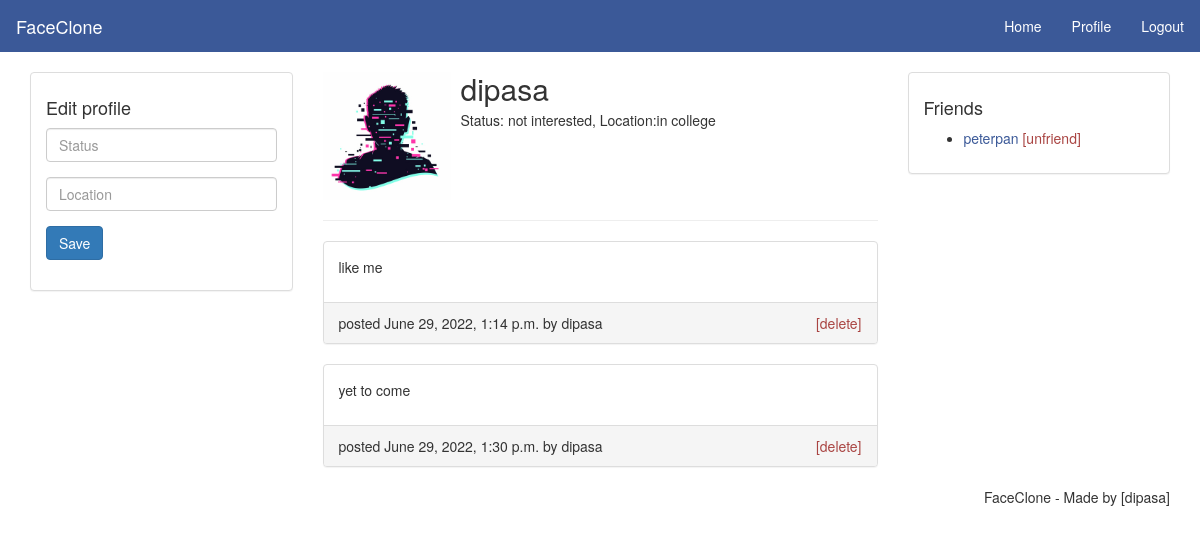
The app's page /profile (signed in) with its own data.
### social/models.py (models this page shows, shortened)
class UserProfile(models.Model):
    user = models.OneToOneField(User,on_delete=models.CASCADE)
    loc = models.CharField(max_length=20,blank=True)
    bio = models.TextField(max_length=300,blank=True)
    img = models.ImageField(upload_to='pics',default='lite.jpg')

class UserPost(models.Model):
    user = models.ForeignKey(User,on_delete=models.CASCADE)
    post = models.TextField(max_length=300,blank=False)
    date = models.DateTimeField(auto_now_add=True)

### social/views.py (the view)
# urls.py: path('profile',views.profile,name='profile'),
@login_required(login_url='index')
def profile(request):
    user = request.user
    context = {'user':user}
    posts = UserPost.objects.filter(user=request.user)
    context.update({"posts":posts})
    return render(request,'profile.html',context)

### templates/profile.html (shortened to what this page needs)
{% load static %}
<!DOCTYPE html>
<html>
<head>
  <link rel="stylesheet" type="text/css" href="{% static 'css/bootstrap.min.css' %}">
  <link rel="stylesheet" type="text/css" href="{% static 'css/style.css' %}">
</head>
<body>
  <nav class="navbar navbar-default">
    <div class="container-fluid">
      <div class="navbar-header">
        <a class="navbar-brand" href="{ % url 'index' %}">FaceClone</a>
      </div>
      <ul class="nav navbar-nav navbar-right">
         <li><a href="{% url 'home' %}">Home</a></li>
        <li><a href="{% url 'profile' %}">Profile</a></li>
        <li><a href="#">Logout</a></li>
      </ul>
    </div>
  </nav>
  <main class="container">
    <div class="row">
      <div class="col-md-3">
        <div class="panel panel-default">
          <div class="panel-body">
            <h4>Edit profile</h4>
            <form method="post" action="{% url 'update' %}">
              <div class="form-group">
                <input class="form-control" type="text" name="status" placeholder="Status" value="">
              </div>
              <div class="form-group">
                <input class="form-control" type="text" name="location" placeholder="Location" value="">
              </div>
              <div class="form-group">
                <input class="btn btn-primary" type="submit" name="update_profile" value="Save">
              </div>
            </form>
          </div>
        </div>
      </div>
      <div class="col-md-6">
        <div class="media">
          <div class="media-left">
            <img src="{{user.userprofile.img.url}}" class="media-object" style="width: 128px; height: 128px;">
          </div>
          <div class="media-body">
            <h2 class="media-heading">{{user.username}}</h2>
            <p>Status: {{user.userprofile.bio}}, Location:{{user.userprofile.loc}}</p>
          </div>
        </div>
        <hr>
        <div>
          {% for post in posts %}
          <div class="panel panel-default">
            <div class="panel-body">
              <p>{{post.post}}</p>
            </div>
            <div class="panel-footer">
              <span>posted {{post.date}} by {{post.user.username}}</span>
              <span class="pull-right"><a class="text-danger" href="#">[delete]</a></span>
            </div>
          </div>
          {% endfor %}
        </div>
      </div>
      <div class="col-md-3">
        <div class="panel panel-default">
          <div class="panel-body">
            <h4>Friends</h4>
            <ul>
              <li>
                <a href="#">peterpan</a>
                <a class="text-danger" href="#">[unfriend]</a>
              </li>
            </ul>
          </div>
        </div>
      </div>
    </div>
  </main>
  <footer class="container text-center">
    <ul class="nav nav-pills pull-right">
      <li>FaceClone - Made by [dipasa]</li>
    </ul>
  </footer>
</body>
</html>

### static/css/style.css (style rules this page uses)
a { color: #3b5998; }
.navbar { -webkit-border-radius: 0; -moz-border-radius: 0; border-radius: 0; }
.navbar-default { background-color: #3b5998; border-color: #3b5998; }
.navbar-default .navbar-brand { color: #fff; }
.navbar-default .navbar-nav>li>a { color: #fff; }

### records on screen
UserPost: post "like me", date "June 29, 2022, 1:14 p.m.", user.username "dipasa"
UserPost: post "yet to come", date "June 29, 2022, 1:30 p.m.", user.username "dipasa"

### other values on screen
{{ user.username }} "dipasa"
{{ user.userprofile.bio }} "not interested"
{{ user.userprofile.loc }} "in college"
